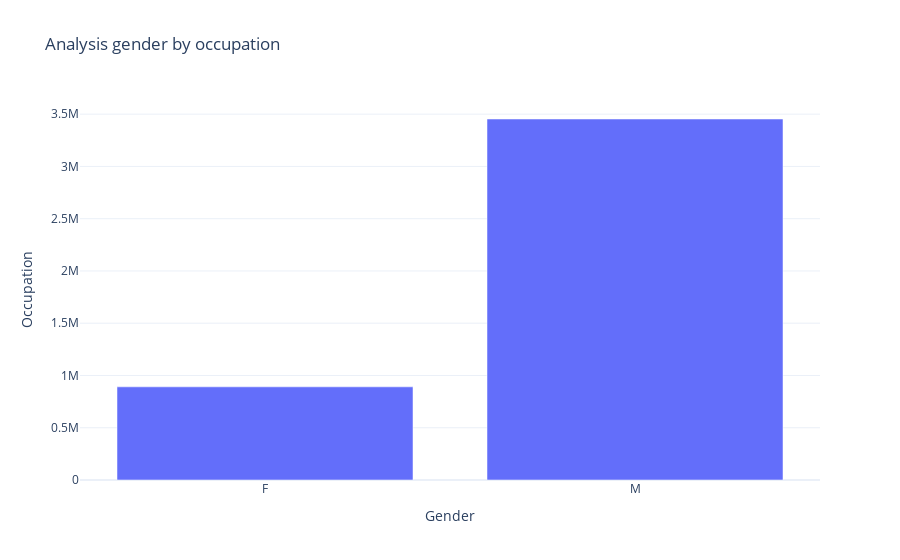

The notebook cell this image was saved under:
### Code cell
occupation_by_genders=c.groupby(['Gender'])['Occupation'].sum().reset_index()
fig=px.bar(occupation_by_genders,x='Gender',y='Occupation',title='Analysis gender by occupation')
fig.show()

### Figure 1 — Plotly figure (JSON) as saved in the notebook; plotly's stock layout.template omitted (floating-point values rounded to 4 significant figures)
{"data": [{"hovertemplate": "Gender=%{x}<br>Occupation=%{y}<extra></extra>", "legendgroup": "", "marker": {"color": "#636efa", "pattern": {"shape": ""}}, "name": "", "orientation": "v", "showlegend": false, "textposition": "auto", "type": "bar", "x": ["F", "M"], "xaxis": "x", "y": [891361, 3453718], "yaxis": "y"}], "layout": {"barmode": "relative", "legend": {"tracegroupgap": 0}, "title": {"text": "Analysis gender by occupation"}, "xaxis": {"anchor": "y", "domain": [0, 1], "title": {"text": "Gender"}}, "yaxis": {"anchor": "x", "domain": [0, 1], "title": {"text": "Occupation"}}}}
